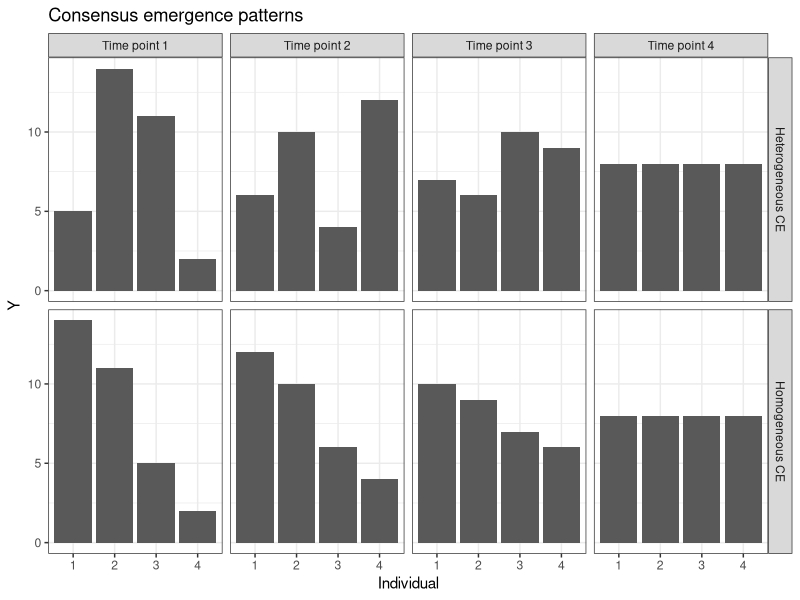
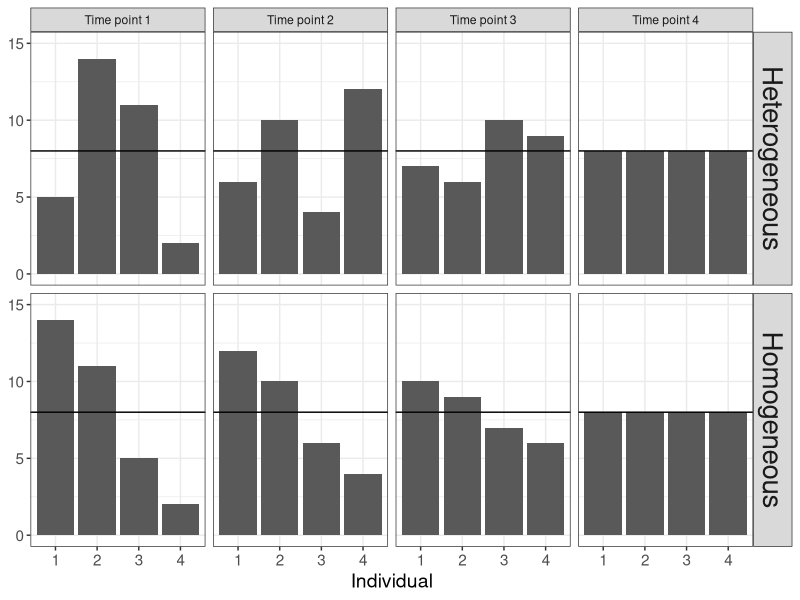
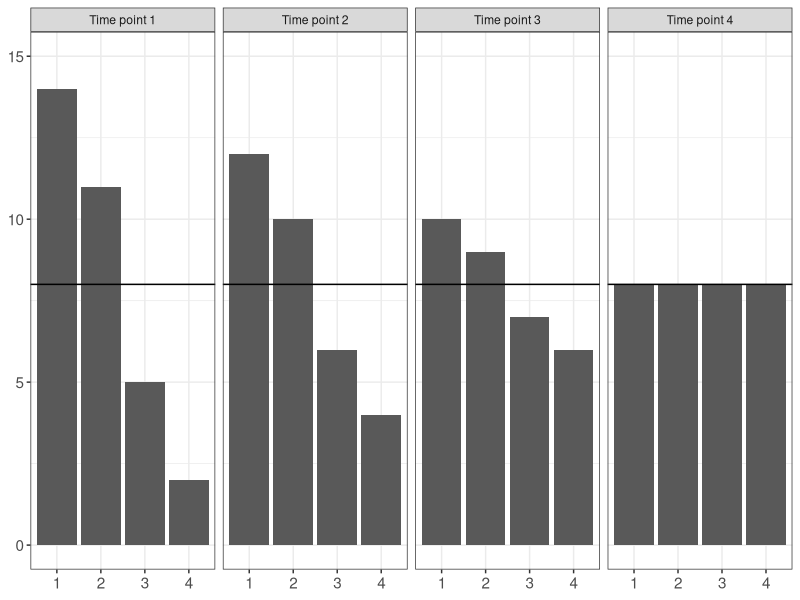
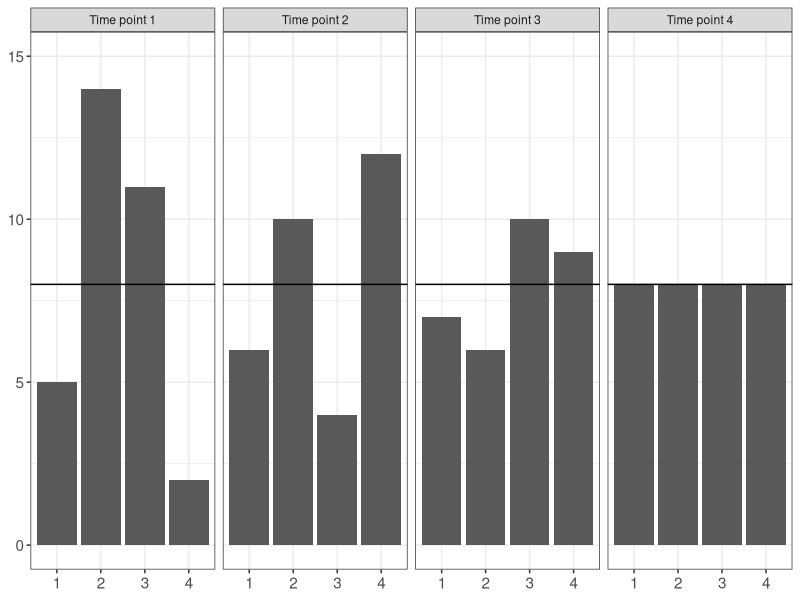

Recreate these plots in R, in order.
## illustration of the different types of consensus assumed by the models
# date: 2021-06-16
# last updated: 2022-03-16

library(dplyr)
library(ggplot2)

# cei = Homogeneous Consensus Emergence
# cem = Heterogeneous Consensus Emergence

x4 <- rep(8,4)
x3 <- c(10,9,7,6)
x2 <- c(12,10,6,4)
x1 <- c(14,11,5,2)


cei <- data.frame(cbind(y=c(x1,x2,x3,x4),p=rep(1:4, 4),time=rep(1:4,each=4),type="Homogeneous CE"))

set.seed(123)
y4 <- x4
y3 <- sample(x3,4)
y2 <- sample(x2,4)
y1 <- sample(x1,4)

cem <- data.frame(cbind(y=c(y1,y2,y3,y4),p=rep(1:4, 4),time=rep(1:4,each=4),type="Heterogeneous CE"))

dat <- bind_rows(cei,cem)
dat$y <- as.integer(dat$y)

# Names for facets
time.labs <- c("Time point 1","Time point 2","Time point 3","Time point 4")
names(time.labs) <- c(1,2,3,4)

ggplot(dat) + 
  geom_col(aes(p,y)) + 
  facet_grid(cols=vars(time),rows = vars(type),labeller = labeller(time=time.labs)) + 
  theme_bw() +
  labs(title ="Consensus emergence patterns") +
  xlab("Individual") +
  ylab("Y")


# for presentation
ce.labs <- c("Heterogeneous", "Homogeneous")
names(ce.labs) <- c("Heterogeneous CE", "Homogeneous CE")


ggplot(dat) + 
  geom_col(aes(p,y)) + 
  geom_abline(intercept = 8, slope = 0) +
  facet_grid(cols=vars(time),rows = vars(type),
             labeller = labeller(time=time.labs, type=ce.labs)) + 
  theme_bw() +
  #labs(title ="Consensus emergence patterns") +
  xlab("Individual") +
  scale_y_continuous(name=element_blank(),limits=c(0, 15)) +
  theme(axis.title.x = element_text(size = 14),
        axis.title.y = element_blank(),
        axis.text.x = element_text(size = 11),
        axis.text.y = element_text(size = 11),
        strip.text.y = element_text(size = 20))

 
ggplot(subset(dat,type=="Homogeneous CE")) + 
  geom_col(aes(p,y)) + 
  geom_abline(intercept = 8, slope = 0) +
  facet_grid(cols=vars(time),
             labeller = labeller(time=time.labs)) + 
  theme_bw() +
  #xlab("Individual") +
  scale_y_continuous(name=element_blank(),limits=c(0, 15)) +
  theme(axis.title.x = element_blank(),
        axis.title.y = element_blank(),
        axis.text.x = element_text(size = 11),
        axis.text.y = element_text(size = 11),
        strip.text.y = element_text(size = 20))

ggplot(subset(dat,type=="Heterogeneous CE")) + 
  geom_col(aes(p,y)) + 
  geom_abline(intercept = 8, slope = 0) +
  facet_grid(cols=vars(time),
             labeller = labeller(time=time.labs)) + 
  theme_bw() +
  #xlab("Individual") +
  scale_y_continuous(name=element_blank(),limits=c(0, 15)) +
  theme(axis.title.x = element_blank(),
        axis.title.y = element_blank(),
        axis.text.x = element_text(size = 11),
        axis.text.y = element_text(size = 11),
        strip.text.y = element_text(size = 20))

